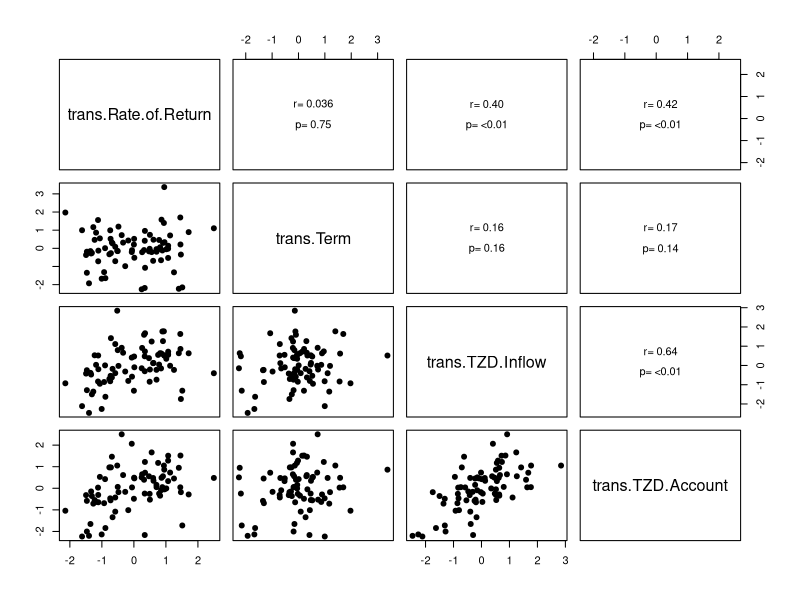
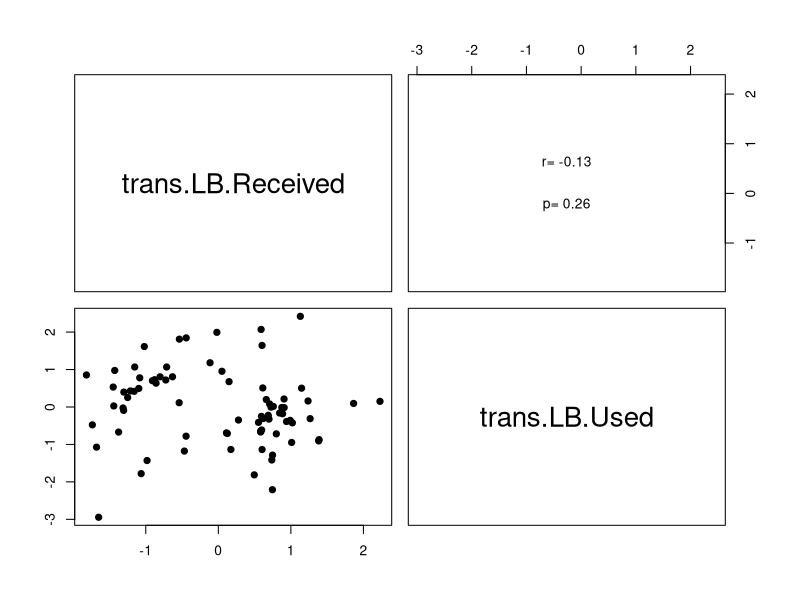
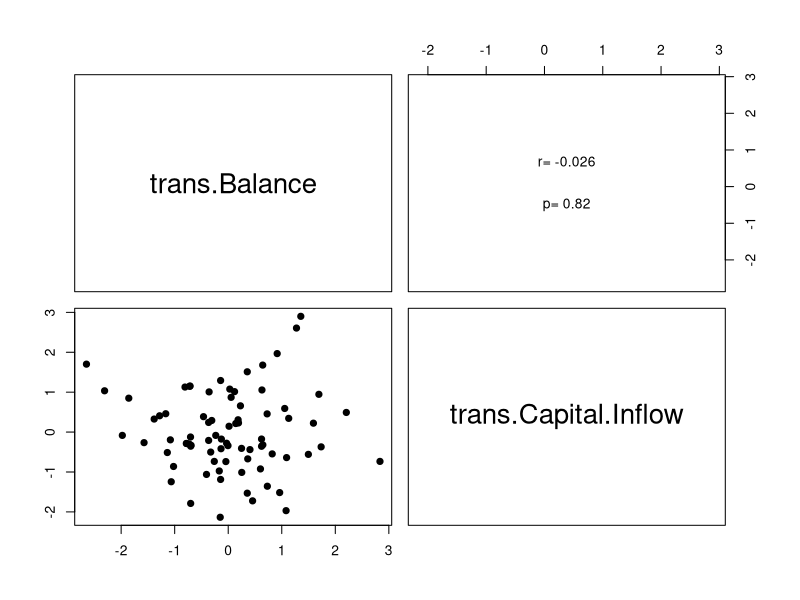
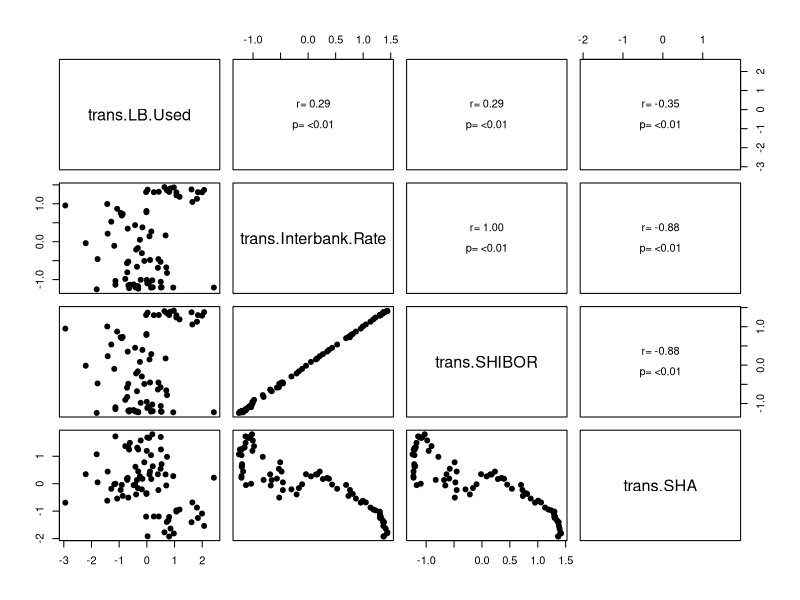

The R script that drew these images, in order: (Note: this script raises an error after producing the figures.)
## ---- chunk 1
setwd("/Users/ewenwang/Dropbox/Data Science/DMAIC/Case Study/3-Analyze")

require(dplyr)

df = data.frame(read.csv("data.csv", header = T)[-c(1:4),-c(2:3)])
## ---- chunk 2
require(caret)

trans = preProcess(df[,-1], c("BoxCox", "center", "scale"))
predictorsTrans = data.frame(trans = predict(trans, df[,-1]))

X = predictorsTrans[,-1]
y = predictorsTrans[,1]
trans.df = data.frame(data = df[,1], y, X)
## ---- chunk 3
X.market = X[, c(8, 10, 11, 12)]
X.product = X[, c(1, 2, 5, 6)]
X.promotion = X[, c(7, 8)]
X.platform = X[, c(3, 4)]
## ---- chunk 4
panel.cor <- function(x, y, digits = 2, cex.cor, ...) {
  usr <- par("usr")
  on.exit(par(usr))
  par(usr = c(0, 1, 0, 1))
  # correlation coefficient
  r <- cor(x, y)
  txt <- format(c(r, 0.123456789), digits = digits)[1]
  txt <- paste("r= ", txt, sep = "")
  text(0.5, 0.6, txt)
  # p-value calculation
  p <- cor.test(x, y)$p.value
  txt2 <- format(c(p, 0.123456789), digits = digits)[1]
  txt2 <- paste("p= ", txt2, sep = "")
  if (p < 0.01) 
    txt2 <- paste("p= ", "<0.01", sep = "")
  text(0.5, 0.4, txt2)
}

pairs(X.product, pch = 19, upper.panel = panel.cor)
pairs(X.promotion, pch = 19, upper.panel = panel.cor)
pairs(X.platform, pch = 19, upper.panel = panel.cor)
pairs(X.market, pch = 19, upper.panel = panel.cor)
## ---- chunk 5
require(ggplot2)
require(reshape2)

meltdf <- melt(predictorsTrans, "date")
ggplot(meltdf,aes(x=date,y=value,colour=variable,group=variable)) +
  geom_line()

meltdf <- melt(predictorsTrans, "date")
ggplot(meltdf,aes(x=date,y=value,colour=variable,group=variable)) +
  geom_line()

meltdf <- melt(predictorsTrans, "date")
ggplot(meltdf,aes(x=date,y=value,colour=variable,group=variable)) +
  geom_line()

meltdf <- melt(predictorsTrans, "date")
ggplot(meltdf,aes(x=date,y=value,colour=variable,group=variable)) +
  geom_line()
